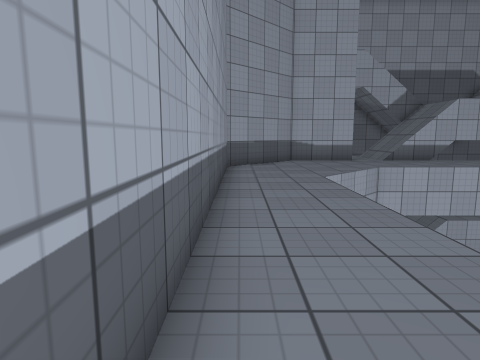
View 1 (above)

19 first-person views from a walk through a scene from a Unity 3-D project. The camera is 1.2 m above the floor, tilts 8° down and sees 75° across. The floor is counted in squares, 1 m on a side. Each view is taken from the middle of a square. On the plan, view 1 faces up. The plan holds only what a view shows up to about 13 squares ahead; the rest is blank. The place goes on beyond the plan. The player character is not drawn. Some animated figures are not drawn. Surface patterns are stand-ins for the level's own textures.

View 2
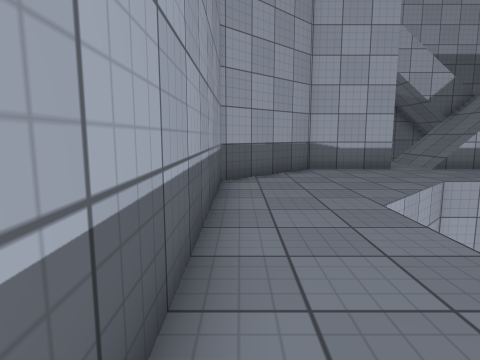

View 3
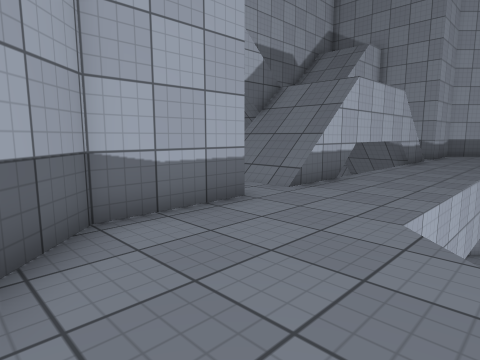

View 4
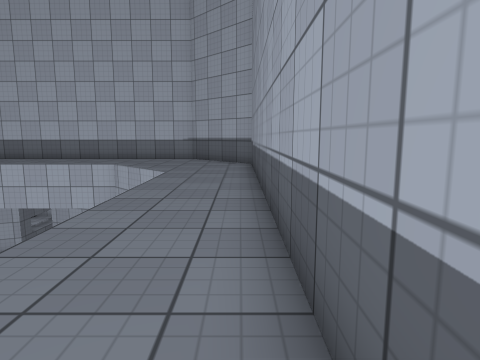

View 5
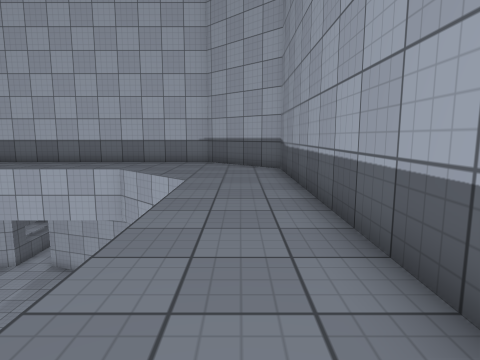

View 6
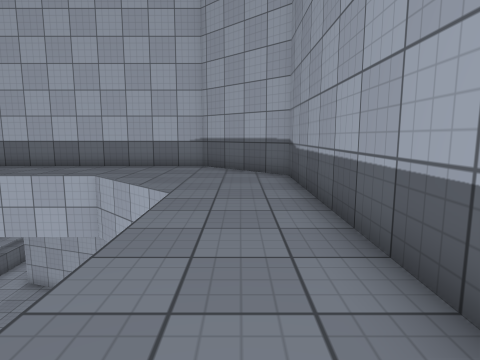

View 7
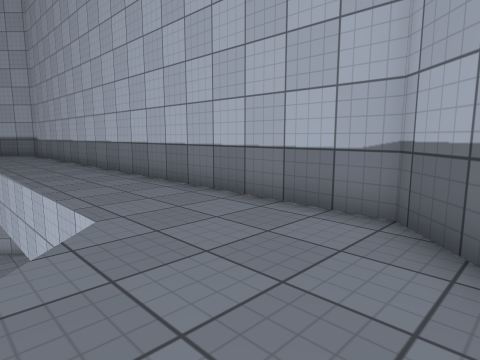

View 8
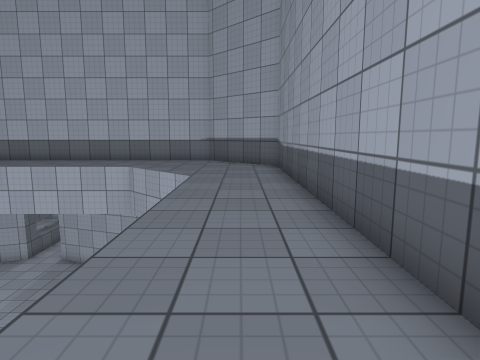

View 9
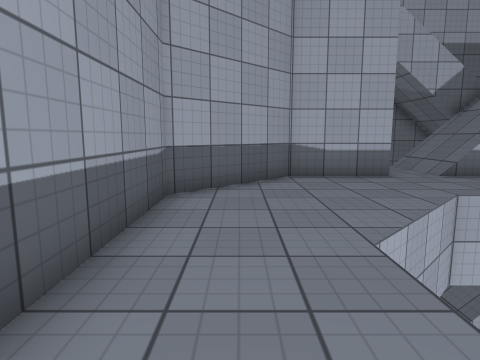

View 10
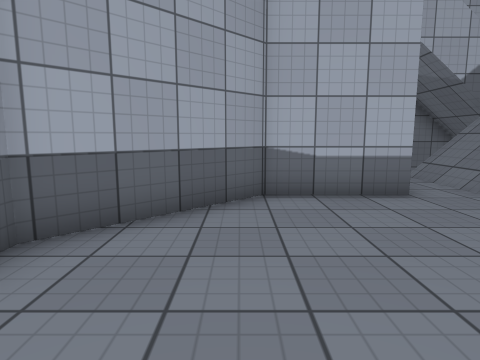

View 11
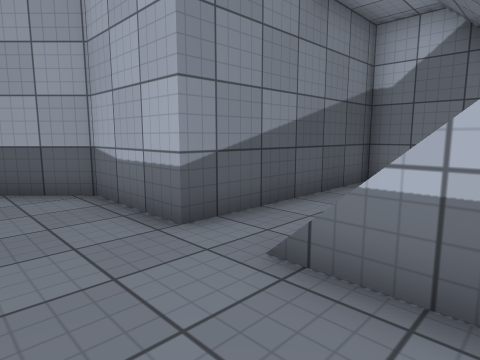

View 12
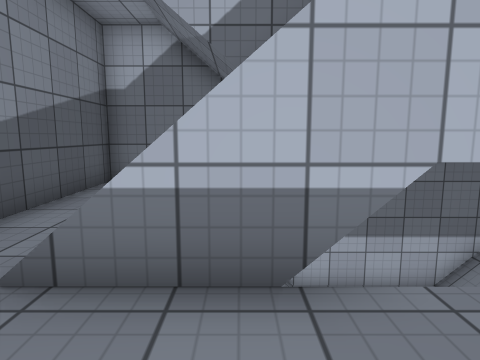

View 13
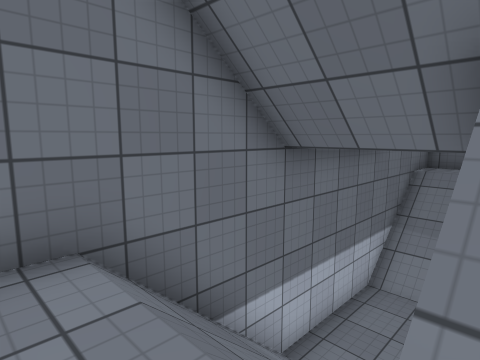

View 14
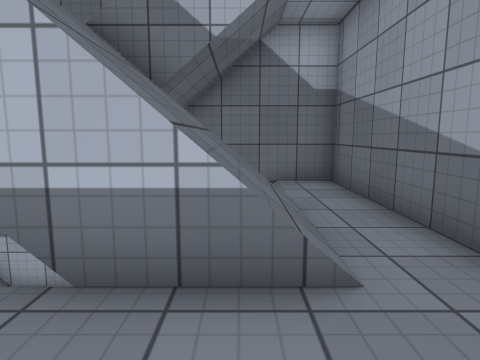

View 15
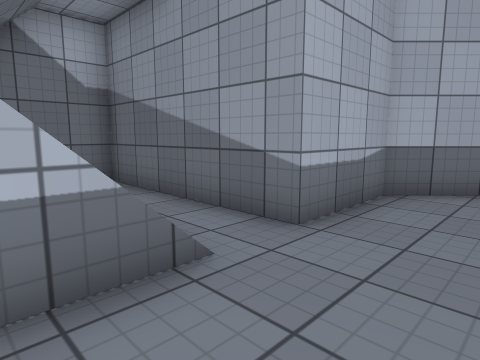

View 16
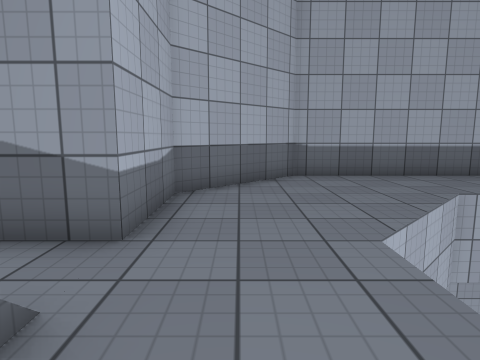

View 17
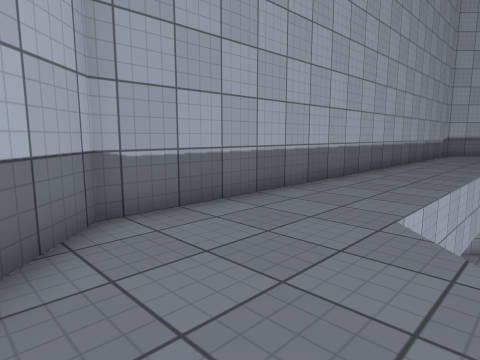

View 18
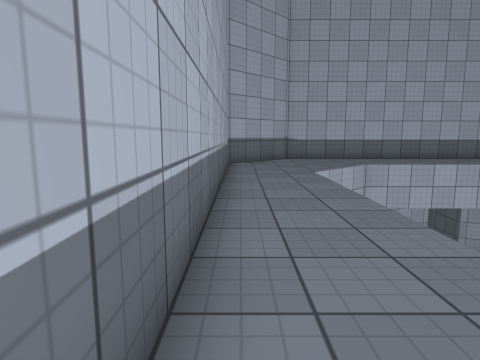

View 19
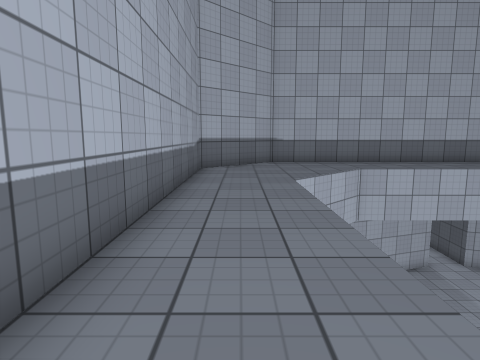

### Floor plan
Key: @ floor where view 1 was taken; # wall or solid block; . main floor; - floor 3 m lower than the main floor; / step, stairs or slope; v drop or lower ground.
Columns run from 1 left of view 1 to 26 right of it. Each row starts with its distance up from view 1.
 22       ################
 21       #.////----////.#
 20       #./// ----////.#
 19       #./          /.#
 18       #.//        //.#
 17       #.////    ////.#
 16    ####.////    ////.####
 15   ##....................##
 14  ##......................##
 13 ##........................##
 12 #.....vvvvvvvv     vvv.....#
 11 #....vv              vv....#
 10 #...vv                vv...#
  9 #...v                  v...#
  8 #...                    ...#
  7 #...                    ...#
  6 #...                    ...#
  5 #...                    ...#
  4 #...                    ...#
  3 #...                    ...#
  2 #...                    ...#
  1 #...                    ...#
  0 #@..                    ...#
 -1 #...                    ...#
 -2 #...                    ...#
 -3 #...                    ...#
 -4 #...                    ...#
 -5 #...v                  v...#
 -6 #....v     v          v....#
 -7 #.....v    vv   v    v.....#
 -8 ##........................##
 -9  ##......................##
-10   ##.............
-11    ##############

Positions as (right, up) in squares from view 1, and headings:
1: (0, 0), facing up
2: (0, 4), facing up
3: (1, 11), facing up-right
4: (0, 6), facing down
5: (1, 4), facing down
6: (1, 2), facing down
7: (1, -6), facing down-right
8: (1, 5), facing down
9: (1, 6), facing up
10: (2, 9), facing up
11: (9, 13), facing up-left
12: (9, 13), facing up
13: (6, 18), facing up-right
14: (17, 13), facing up
15: (16, 13), facing up-right
16: (16, 14), facing right
17: (21, 14), facing down-right
18: (25, 6), facing down
19: (24, 4), facing down
